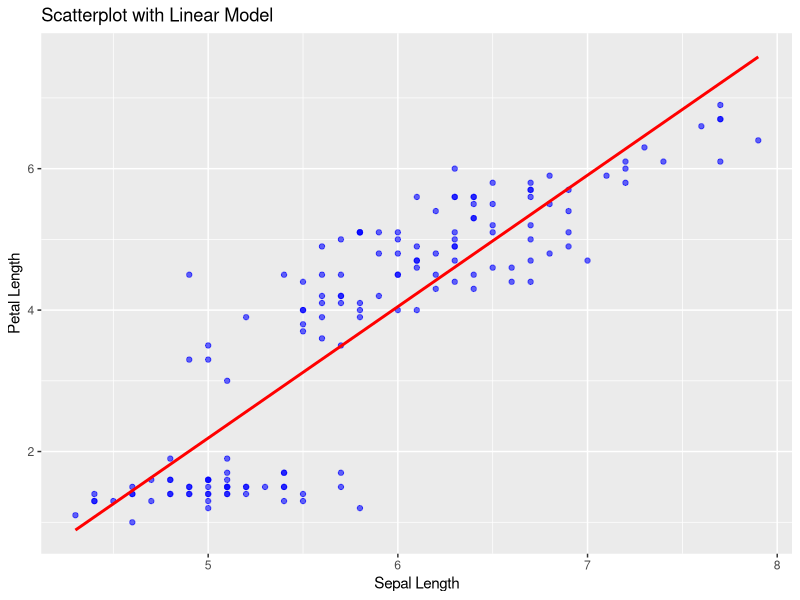

Write R code to recreate this figure.
## ---- chunk 1
library(ggplot2)

iris_cut <- iris[,1:4]
# Plotting the data
print(
  ggplot(iris_cut, aes(x = Sepal.Length, y = Petal.Length)) +
    geom_point(color = "blue", alpha = 0.6) +  # Scatterplot
    geom_smooth(method = "lm", color = "red", se = FALSE) +  # Linear model
    labs(
      title = "Scatterplot with Linear Model",
      x = "Sepal Length",
      y = "Petal Length"
    )
)
